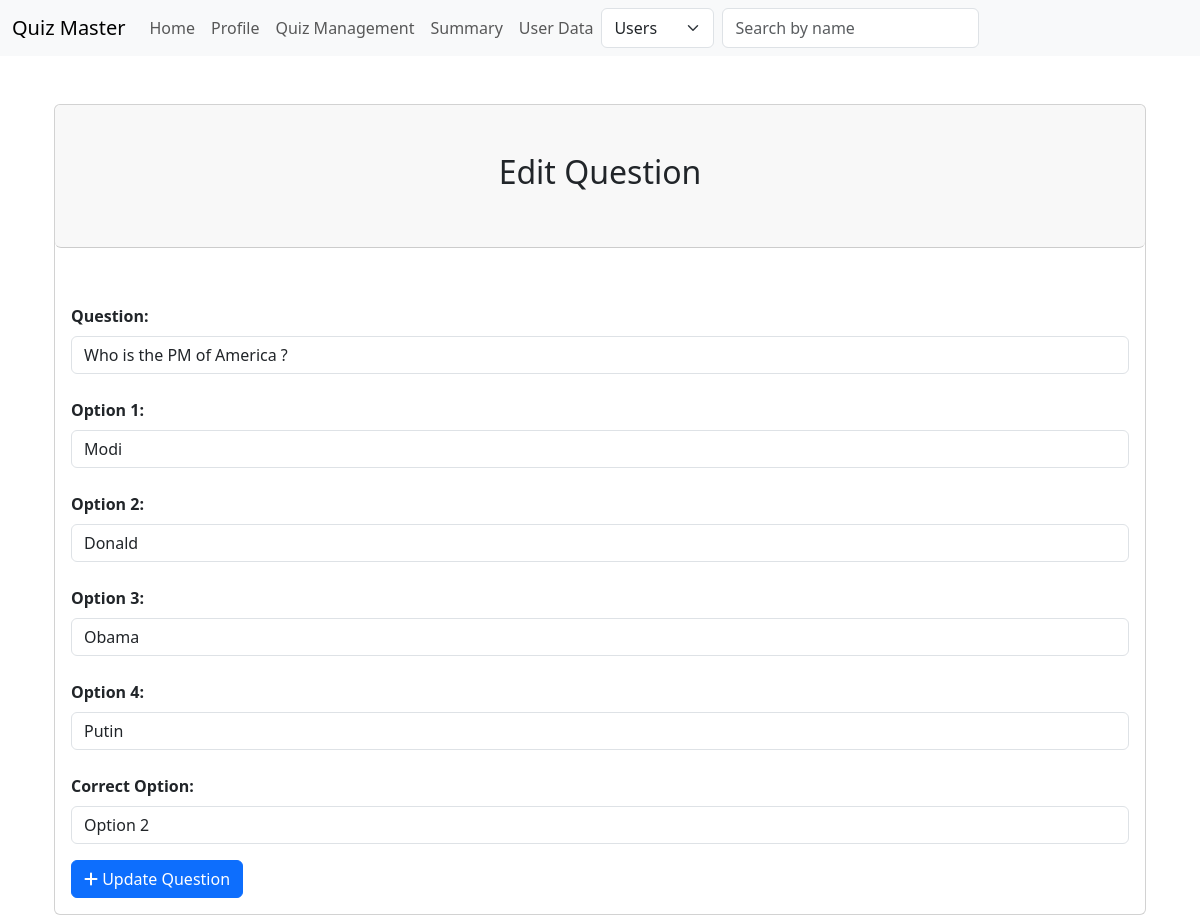
The app's page /quiz/1/question/1/edit (signed in), older data.
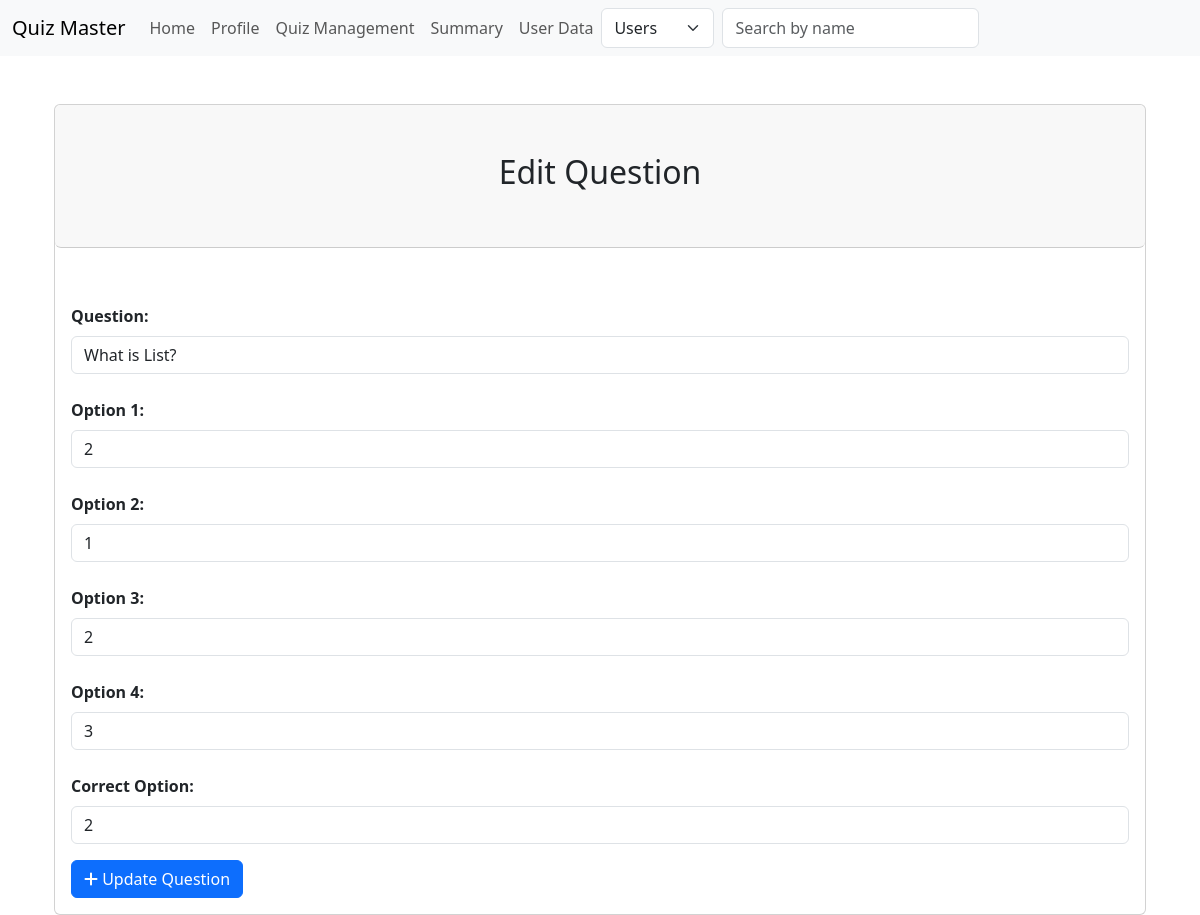
The same page, newer data.
### models.py (models this page shows)
class Question(db.Model):
    id = db.Column(db.Integer, primary_key = True)
    question_name = db.Column(db.String(300), nullable = False)
    option1 = db.Column(db.String(50), nullable = False)
    option2 = db.Column(db.String(50), nullable = False)
    option3 = db.Column(db.String(50), nullable = False)
    option4 = db.Column(db.String(50), nullable = False)
    correct_option = db.Column(db.String(50), nullable = False)
    quiz_id = db.Column(db.Integer, db.ForeignKey('quiz.id'), nullable = False)

### routes.py (the view, shortened to what this page needs)
@app.route("/quiz/<int:id>/question/<int:question_id>/edit", methods=['GET', 'POST'])
@admin_requried
def edit_question(id, question_id):
    user = User.query.get(session['user_id'])
    question = Question.query.get_or_404(question_id)
    return render_template('edit_question.html', question=question, user=user)

### routes.py (called while the page is built)
def admin_requried(func):
    @wraps(func)
    def decorated_function(*args, **kwargs):
        if 'user_id' not in session:
            return redirect(url_for('login'))
        user = User.query.get(session['user_id'])
        if not user or not user.is_admin:  # Add user existence check
            return redirect(url_for('home'))
        return func(*args, **kwargs)
    return decorated_function

### templates/edit_question.html
{% extends 'layout.html' %}
{% block content %}
<div class="container mt-5">
    <div class="card">
        <div class="card-header mb-3 bg p-5 rounded">
            <h2 class="text-center">Edit Question</h2>
        </div>
        <div class="card-body">
            <form method="post">
                <div class="form-group">
                    <label for="question_name" class="form-label mt-4 fw-semibold">Question:</label>
                    <input type="text" class="form-control" name="question_name" value="{{question.question_name}}" placeholder="Enter Question" required>
                </div>
                <div class="form-group">
                    <label for="option1" class="form-label mt-4 fw-semibold">Option 1:</label>
                    <input type="text" class="form-control" name="option1" value="{{question.option1}}" placeholder="Enter Option 1" required>
                </div>
                <div class="form-group">
                    <label for="option2" class="form-label mt-4 fw-semibold">Option 2:</label>
                    <input type="text" class="form-control" name="option2" value="{{question.option2}}" placeholder="Enter Option 2" required>
                </div>
                <div class="form-group">
                    <label for="option3" class="form-label mt-4 fw-semibold">Option 3:</label>
                    <input type="text" class="form-control" name="option3" value="{{question.option3}}" placeholder="Enter Option 3" required>
                </div>
                <div class="form-group">
                    <label for="option4" class="form-label mt-4 fw-semibold">Option 4:</label>
                    <input type="text" class="form-control" name="option4" value="{{question.option4}}" placeholder="Enter Option 4" required>
                </div>
                <div class="form-group">
                    <label for="correct_option" class="form-label mt-4 fw-semibold">Correct Option:</label>
                    <input type="text" class="form-control" name="correct_option" value="{{question.correct_option}}" placeholder="Enter Correct Option"
                        required>
                </div>
                <button type="submit" class="btn btn-primary btn-block mt-3">
                    <i class="fa fa-plus"></i>
                    Update Question</button>
            </form>
        </div>
    </div>
</div>
{% endblock %}

Row changes from the older to the newer data that the page shows:
changed Question: question_name "Who is the PM of America ?" → "What is List?"; option1 "Modi" → "2"; option2 "Donald" → "1"; option3 "Obama" → "2"; option4 "Putin" → "3"; correct_option "Option 2" → "2"
